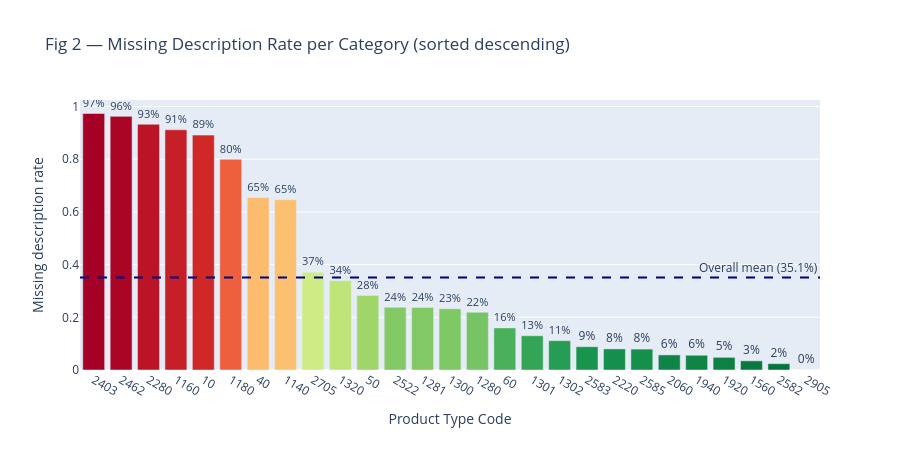

Write notebook code for a chart like this one.
### Markdown cell above
**Recommendation:**  
- Apply **class-weighted training** (`class_weight='balanced'` in sklearn, `class_weight` in PyTorch loss) to compensate for imbalance.  
- Consider **stratified train/validation splits** to ensure all 27 classes are represented in evaluation.  
- For the smallest categories, evaluate per-class F1 separately — weighted-F1 can mask poor performance on rare classes.

### Code cell
# ── Fig 2: Missing Description Rate per Category ────────────────────────────
miss_rate = (
    train.groupby('prdtypecode')['description']
    .apply(lambda x: x.isna().mean())
    .reset_index()
    .rename(columns={'description': 'missing_rate'})
    .sort_values('missing_rate', ascending=False)
)
miss_rate['prdtypecode'] = miss_rate['prdtypecode'].astype(str)
miss_rate['pct_label']   = miss_rate['missing_rate'].apply(lambda x: f'{x:.0%}')

fig2 = px.bar(
    miss_rate,
    x='prdtypecode', y='missing_rate',
    title='Fig 2 — Missing Description Rate per Category (sorted descending)',
    labels={'prdtypecode': 'Product Type Code', 'missing_rate': 'Missing description rate'},
    color='missing_rate',
    color_continuous_scale='RdYlGn_r',
    text='pct_label',
)
fig2.add_hline(
    y=train['description'].isna().mean(),
    line_dash='dash', line_color='navy',
    annotation_text=f"Overall mean ({train['description'].isna().mean():.1%})",
    annotation_position='top right',
)
fig2.update_traces(textposition='outside')
fig2.update_layout(
    xaxis={'categoryorder': 'total descending'},
    coloraxis_showscale=False,
    height=450,
)
fig2.write_image('../docs/figures/fig2_missing_description.png', scale=2)
fig2.show()


contingency = pd.crosstab(train['prdtypecode'], train['description'].isna())
chi2_stat, p, dof, _ = chi2_contingency(contingency)
print(f"Chi-squared test of independence (category vs description missingness):")
print(f"  χ² = {chi2_stat:.1f},  dof = {dof},  p-value = {p:.2e}")
print(f"  → {'Non-random missingness' if p < 0.05 else 'Random missingness'} (α=0.05)")

### Figure 1 — Plotly figure (JSON) as saved in the notebook; plotly's stock layout.template omitted (floating-point values rounded to 4 significant figures)
{"data": [{"hovertemplate": "Product Type Code=%{x}<br>Missing description rate=%{marker.color}<br>pct_label=%{text}<extra></extra>", "legendgroup": "", "marker": {"color": [0.9736, 0.9627, 0.9328, 0.9117, 0.8915, 0.7997, 0.6547, 0.6462, 0.3712, 0.3397, 0.2832, 0.2383, 0.2377, 0.2325, 0.2193, 0.1599, 0.1301, 0.1112, 0.08845, 0.0801, 0.07933, 0.05728, 0.05604, 0.04811, 0.03489, 0.02395, 0.0], "coloraxis": "coloraxis", "pattern": {"shape": ""}}, "name": "", "orientation": "v", "showlegend": false, "text": ["97%", "96%", "93%", "91%", "89%", "80%", "65%", "65%", "37%", "34%", "28%", "24%", "24%", "23%", "22%", "16%", "13%", "11%", "9%", "8%", "8%", "6%", "6%", "5%", "3%", "2%", "0%"], "textposition": "outside", "type": "bar", "x": ["2403", "2462", "2280", "1160", "10", "1180", "40", "1140", "2705", "1320", "50", "2522", "1281", "1300", "1280", "60", "1301", "1302", "2583", "2220", "2585", "2060", "1940", "1920", "1560", "2582", "2905"], "xaxis": "x", "y": [0.9736, 0.9627, 0.9328, 0.9117, 0.8915, 0.7997, 0.6547, 0.6462, 0.3712, 0.3397, 0.2832, 0.2383, 0.2377, 0.2325, 0.2193, 0.1599, 0.1301, 0.1112, 0.08845, 0.0801, 0.07933, 0.05728, 0.05604, 0.04811, 0.03489, 0.02395, 0.0], "yaxis": "y"}], "layout": {"annotations": [{"showarrow": false, "text": "Overall mean (35.1%)", "x": 1, "xanchor": "right", "xref": "x domain", "y": 0.3509, "yanchor": "bottom", "yref": "y"}], "barmode": "relative", "coloraxis": {"colorbar": {"title": {"text": "Missing description rate"}}, "colorscale": [[0, "rgb(0,104,55)"], [0.1, "rgb(26,152,80)"], [0.2, "rgb(102,189,99)"], [0.3, "rgb(166,217,106)"], [0.4, "rgb(217,239,139)"], [0.5, "rgb(255,255,191)"], [0.6, "rgb(254,224,139)"], [0.7, "rgb(253,174,97)"], [0.8, "rgb(244,109,67)"], [0.9, "rgb(215,48,39)"], [1, "rgb(165,0,38)"]], "showscale": false}, "height": 450, "legend": {"tracegroupgap": 0}, "shapes": [{"line": {"color": "navy", "dash": "dash"}, "type": "line", "x0": 0, "x1": 1, "xref": "x domain", "y0": 0.3509, "y1": 0.3509, "yref": "y"}], "title": {"text": "Fig 2 — Missing Description Rate per Category (sorted descending)"}, "xaxis": {"anchor": "y", "categoryorder": "total descending", "domain": [0, 1], "title": {"text": "Product Type Code"}}, "yaxis": {"anchor": "x", "domain": [0, 1], "title": {"text": "Missing description rate"}}}}
